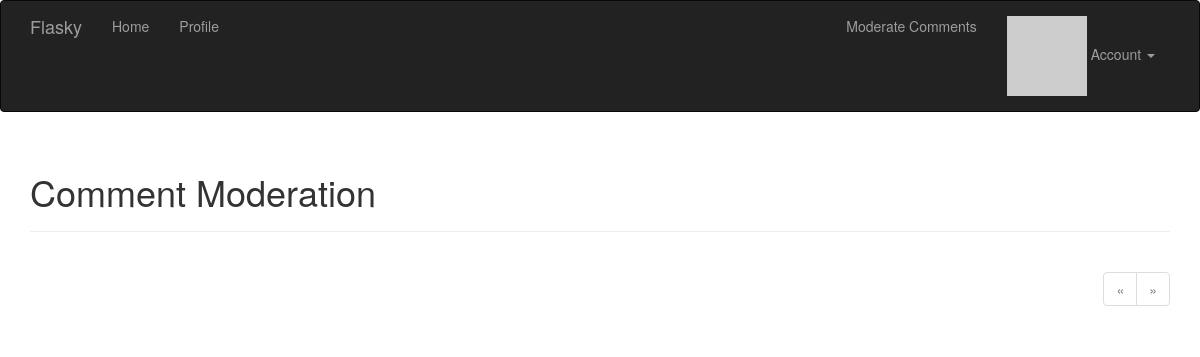
The page /moderate (signed in) on the database as committed earlier.
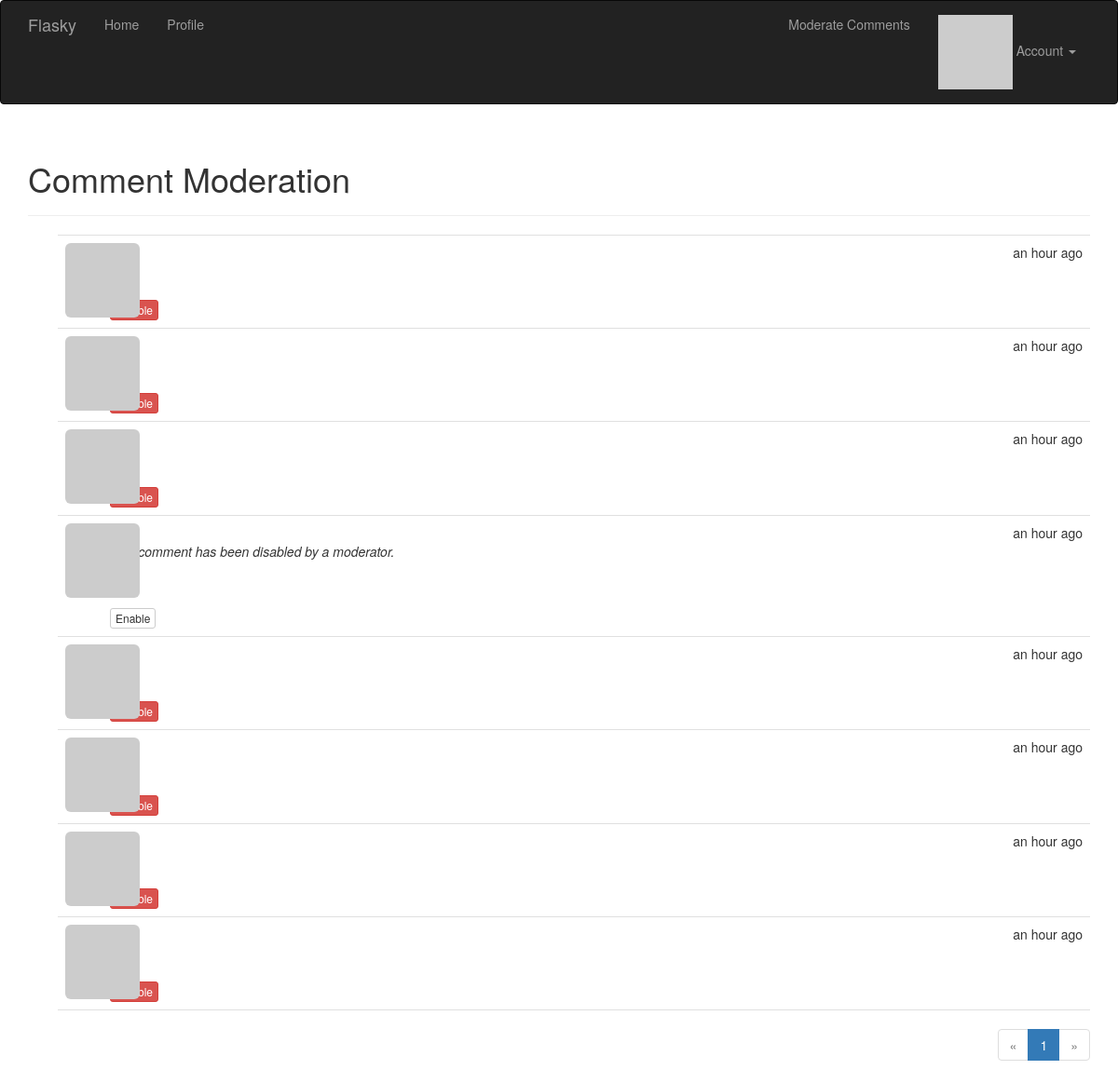
The same page on the database as committed later.
### app/models.py (models this page shows, shortened)
class Comment(db.Model):
    __tablename__ = 'comments'
    id = db.Column(db.Integer, primary_key=True)
    body = db.Column(db.Text)
    body_html = db.Column(db.Text)
    timestamp = db.Column(db.DateTime, index=True, default=datetime.utcnow)
    disabled = db.Column(db.Boolean)
    author_id = db.Column(db.Integer, db.ForeignKey('users.id'))
    post_id = db.Column(db.Integer, db.ForeignKey('posts.id'))

### app/main/views.py (the view)
@main.route('/moderate')
@login_required
@permission_required(Permission.MODERATE)
def moderate():
    page = request.args.get('page', 1, type=int)
    pagination = Comment.query.order_by(Comment.timestamp.desc()).paginate(
        page, per_page=current_app.config['FLASKY_COMMENTS_PER_PAGE'],
        error_out=False)
    comments = pagination.items
    return render_template('moderate.html', comments=comments,
                           pagination=pagination, page=page)

### app/auth/views.py (called while the page is built)
@auth.before_app_request
def before_request():
    if current_user.is_authenticated:
        current_user.ping()
        if not current_user.confirmed \
                and request.endpoint \
                and request.blueprint != 'auth' \
                and request.endpoint != 'static':
            return redirect(url_for('auth.unconfirmed'))

### app/main/__init__.py (called while the page is built)
@main.app_context_processor
def inject_permissions():
    return dict(Permission=Permission)

### app/models.py (called while the page is built)
@login_manager.user_loader
def load_user(user_id):
    return User.query.get(int(user_id))

    def has_permission(self, perm):
        return self.permissions & perm == perm

    def can(self, perm):
        return self.role is not None and self.role.has_permission(perm)

    def ping(self):
        self.last_seen = datetime.utcnow()
        db.session.add(self)

    def gravatar(self, size=100, default='identicon', rating='g'):
        url = 'https://secure.gravatar.com/avatar'
        hash = self.avatar_hash or self.gravatar_hash()
        return '{url}/{hash}?s={size}&d={default}&r={rating}'.format(
            url=url, hash=hash, size=size, default=default, rating=rating)

### app/templates/moderate.html (shortened to what this page needs)
{% extends "base.html" %}
{% import "_macros.html" as macros %}
{% block page_content %}
<div class="page-header">
    <h1>Comment Moderation</h1>
</div>
{% set moderate = True %}
{% include '_comments.html' %}
{% if pagination %}
<div class="pagination">
    {{ macros.pagination_widget(pagination, '.moderate') }}
</div>
{% endif %}
{% endblock %}

### app/templates/_comments.html (shortened to what this page needs)
<ul class="comments">
    {% for comment in comments %}
    <li class="comment">
      <div class="comment-thumbnail">
          <a href="{{ url_for('.user', username=comment.author.username) }}">
            <img class="img-rounded profile-thumbnail" src="{{ comment.author.gravatar(size=40) }}">
          </a>
      </div>
      <div class="comment-content">
          <div class="comment-date">{{ moment(comment.timestamp).fromNow() }}</div>
          <div class="comment-author"><a href="{{ url_for('.user', username=comment.author.username) }}">{{ comment.author.username }}</a></div>
          <div class="comment-body">
            {% if comment.disabled %}
            <p><i>This comment has been disabled by a moderator.</i></p>
            {% endif %}
          </div>
          {% if moderate %}
              <br>
              {% if comment.disabled %}
              <a class="btn btn-default btn-xs" href="{{ url_for('.moderate_enable', id=comment.id, page=page) }}">Enable</a>
              {% else %}
              <a class="btn btn-danger btn-xs" href="{{ url_for('.moderate_disable', id=comment.id, page=page) }}">Disable</a>
              {% endif %}
          {% endif %}
      </div>
    </li>
    {% endfor %}
</ul>

Rows that differ between the two databases and show on the page:
added Comment: timestamp "an hour ago"
added Comment: timestamp "an hour ago"
added Comment: timestamp "an hour ago"
added Comment: timestamp "an hour ago", shows "This comment has been disabled by a moderator."
added Comment: timestamp "an hour ago"
added Comment: timestamp "an hour ago"
added Comment: timestamp "an hour ago"
added Comment: timestamp "an hour ago"
Other text that changed with them:
new list line: "1"
